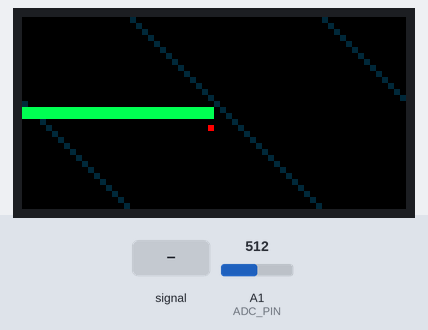
Recording of a sketch running on a simulated Arduino Zero (SAMD21). Parts: 64×32 colour display. Inputs (shaded band) come from the test bench; at power-on: A1 (ADC_PIN) = 512 (analog values on the 0–1023 scale). What the sketch prints to the serial monitor is not drawn.

Above: at 1.2 s.
1.3 s: A1 (ADC_PIN) fed a 200 Hz sine of ±81 counts around its level
At 1.67 s:
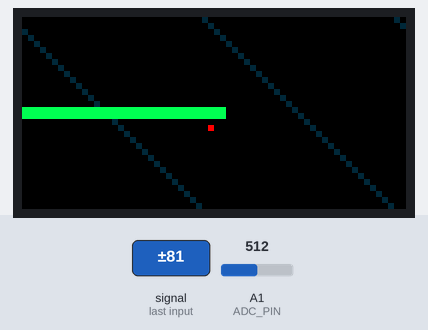
3.0 s: A1 (ADC_PIN) set to 716
At 3.19 s:
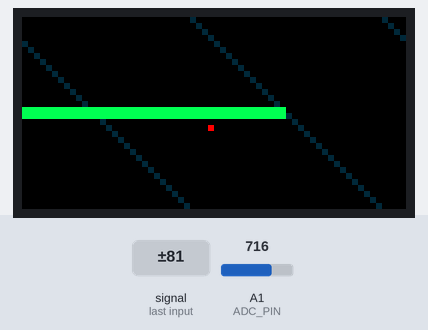
4.5 s: A1 (ADC_PIN) set to 900
At 4.69 s:
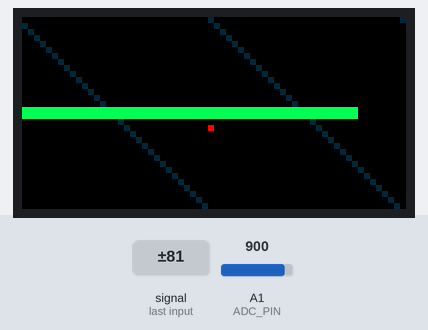
6.0 s: A1 (ADC_PIN) set to 1023
At 6.2 s:
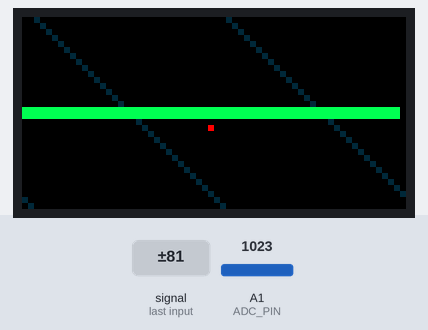
Timing chart, 0 to 8.5 s (numbered marks = the images above; inputs shaded):
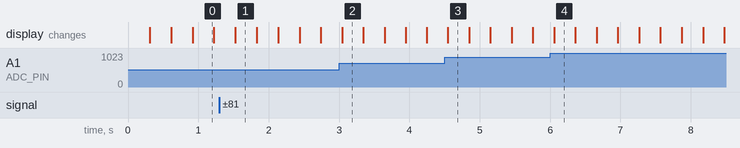

The sketch:

smoke_test.ino
```cpp
// led-vu-meter — bring-up smoke test
// Board: Adafruit Matrix Portal M4 (SAMD51)  |  Panel: 64x32 HUB75
//
// Purpose (milestone 2, step 1): confirm the toolchain, the matrix, and the analog
// front-end all work together — before we add ADC-DMA or any FFT.
//   * A dim diagonal sweep proves Protomatter refreshes smoothly.
//   * A1 (node N of the front-end) is read and drawn as a live green level bar.
//   * Raw ADC is printed over USB serial (115200) a few times a second.
//
// What you should see:
//   * Idle (no audio): bar sits near mid-screen, lined up with the red reference tick
//     (~2010 counts = your 1.62 V mid-rail). Serial prints ~2000-2050.
//   * Plug in audio + play music: the bar jumps and dances with the signal.
//
// NOTE: this still uses blocking analogRead(). Continuous ADC-DMA — the actual timing
// risk we need to retire — comes in the next sketch.

#include <Adafruit_Protomatter.h>

// Standard Matrix Portal M4 HUB75 pin map (from Adafruit's examples).
uint8_t rgbPins[]  = {7, 8, 9, 10, 11, 12};
uint8_t addrPins[] = {17, 18, 19, 20, 21};
uint8_t clockPin   = 14;
uint8_t latchPin   = 15;
uint8_t oePin      = 16;

#define WIDTH   64
#define HEIGHT  32
#define ADC_PIN A1

// width, bit-depth(4), #chains(1), rgbPins, #addr lines(4 for 32-tall), clk/latch/oe,
// double-buffered(true) for tear-free animation.
Adafruit_Protomatter matrix(
  WIDTH, 4, 1, rgbPins, 4, addrPins,
  clockPin, latchPin, oePin, true);

uint32_t frame = 0;

void setup() {
  Serial.begin(115200);
  analogReadResolution(12);              // SAMD51 ADC: 0..4095

  ProtomatterStatus status = matrix.begin();
  Serial.print("Protomatter begin() status: ");
  Serial.println((int)status);           // 0 == PROTOMATTER_OK
  if (status != PROTOMATTER_OK) {
    for (;;);                            // halt — check panel wiring / power
  }
}

void loop() {
  // --- read the analog front-end (light averaging settles the SAR S/H vs ~2.35k node Z) ---
  uint32_t acc = 0;
  const int N = 16;
  for (int i = 0; i < N; i++) acc += analogRead(ADC_PIN);
  uint16_t adc = acc / N;                // 0..4095

  // --- animated background: dim diagonal sweep proves smooth refresh ---
  matrix.fillScreen(0);
  for (int x = 0; x < WIDTH; x++) {
    int y = (x + frame) % HEIGHT;
    matrix.drawPixel(x, y, matrix.color565(0, 40, 60));
  }

  // --- live level bar from the ADC ---
  int barW = map(adc, 0, 4095, 0, WIDTH);
  uint16_t green = matrix.color565(0, 255, 80);
  for (int x = 0; x < barW; x++) {
    matrix.drawPixel(x, HEIGHT / 2,     green);
    matrix.drawPixel(x, HEIGHT / 2 - 1, green);
  }

  // --- red reference tick where idle mid-rail should land ---
  int midX = map(2010, 0, 4095, 0, WIDTH);
  matrix.drawPixel(midX, HEIGHT / 2 + 2, matrix.color565(255, 0, 0));

  matrix.show();

  if ((frame & 0x1F) == 0) {             // print ~every 32 frames
    Serial.print("ADC A1 = ");
    Serial.println(adc);
  }
  frame++;
}
```
